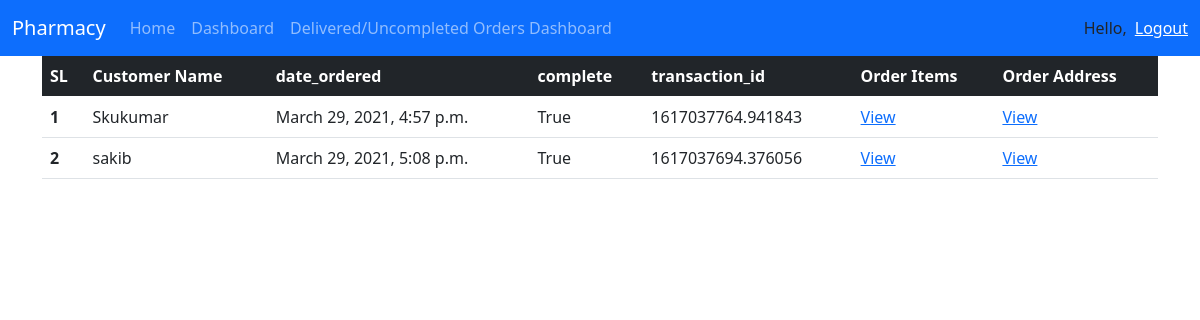
Before: /pharmacy/dashboard (signed in) with the older database file.
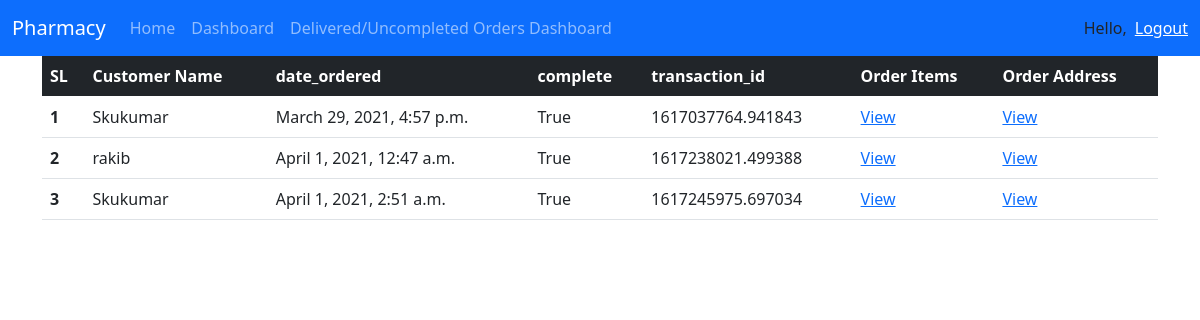
After: the same page with the newer database file.
### pharmacy/models.py (models this page shows, shortened)
class Order(models.Model):
    customer = models.ForeignKey(
        Customer, on_delete=models.SET_NULL, null=True, blank=True)
    shop = models.ForeignKey(
        Pharmacy, on_delete=models.CASCADE, null=True, blank=True, default="")
    date_ordered = models.DateTimeField(auto_now_add=True)
    complete = models.BooleanField(default=False)
    transaction_id = models.CharField(max_length=100, null=True)
    delivary_status = models.BooleanField(default=False)

class Customer(models.Model):
    user = models.OneToOneField(
        User, null=True, blank=True, on_delete=models.CASCADE)
    name = models.CharField(default='', max_length=200, null=True, blank=True)
    email = models.CharField(default='', blank=True, max_length=200, null=True)
    phone = models.CharField(default='', blank=True, max_length=200, null=True)
    profile_pic = models.ImageField(
        default="profile1.png", null=True, blank=True)
    date_created = models.DateTimeField(auto_now_add=True, null=True)
    def __str__(self):
        return self.name

### pharmacy/views.py (the view)
# urls.py: path('pharmacy/dashboard', views.pharmacyDashboard, name="pharmacy_dashboard"),
def pharmacyDashboard(request):
    user = request.user
    print(user)
    pharmecy = Pharmacy.objects.get(user=user)
    print(pharmecy)
    orders = Order.objects.filter(shop=pharmecy)
    orders = orders.filter(delivary_status=False).filter(
        complete=True).order_by('date_ordered')
    total_orders = orders.count()
    context = {'user': user, 'orders': orders, 'total_orders': total_orders}
    return render(request, 'pharmacy/pharmacyDashboard.html', context)

### pharmacy/models.py (called while the page is built)
    def __str__(self):
        return self.shop_name

### pharmacy/templates/pharmacy/pharmacyDashboard.html
{%extends 'pharmacy/pharmacyBase.html'%}
{%block content%}
<div class="container">
    <table class="table">
        <thead>
            <tr class="table table-dark">
                <th scope="col">SL</th>
                <th scope="col">Customer Name</th>
                <th scope="col">date_ordered</th>
                <th scope="col">complete</th>
                <th scope="col">transaction_id</th>
                <th scope="col">Order Items</th>
                <th scope="col">Order Address</th>
            </tr>
        </thead>
        <tbody>
            {% for order in orders %}
            <tr>
                <th scope="row">{{forloop.counter}}</th>
                <td>{{order.customer}}</td>
                <td>{{order.date_ordered}}</td>
                <td>{{order.complete}}</td>
                <td>{{order.transaction_id}}</td>
                <td><a href="{%url 'pharmacy_dashboard_order_items' order.id %}">View</a></td>
                <td><a href="{%url 'pharmacy_dashboard_order_address' order.id %}">View</a></td>
            </tr>
            {%endfor%}
        </tbody>
    </table>
</div>
{%endblock%}

### pharmacy/templates/pharmacy/pharmacyBase.html (shortened to what this page needs)
<!doctype html>
<html lang="en">
<head>
    <link href="https://cdn.jsdelivr.net/npm/bootstrap@5.0.0-beta1/dist/css/bootstrap.min.css" rel="stylesheet"
>
</head>
<body>
    {%include "pharmacy/pharmacyNavbar.html" %}
    {%block content%}
    {%endblock%}
</body>
</html>

### pharmacy/templates/pharmacy/pharmacyNavbar.html (shortened to what this page needs)
<nav class="navbar navbar-expand-lg navbar-dark bg-primary">
    <div class="container-fluid">
        <a class="navbar-brand" href="#">Pharmacy</a>
        <div class="collapse navbar-collapse" id="navbarText">
            <ul class="navbar-nav me-auto mb-2 mb-lg-0">
                <li class="nav-item">
                    <a class="nav-link " aria-current="page" href="{% url 'pharmacy_home'%}">Home</a>
                </li>
                <li class="nav-item">
                    <a class="nav-link " href="{% url 'pharmacy_dashboard' %}">Dashboard</a>
                </li>
                <li class="nav-item">
                    <a class="nav-link " href="{% url 'pharmacy_delivered_dashboard' %}">Delivered/Uncompleted Orders
                        Dashboard</a>
                </li>
            </ul>
        </div>
        <span class="hello-msg">Hello,</span>
        <span><a class="hello-msg text-white ms-2" href="{% url 'pharmacy_logout' %}">Logout</a></span>
    </div>
</nav>

Changed rows visible on the page:
no longer on this page (row edited): Order: customer "sakib", date_ordered "March 29, 2021, 5:08 p.m.", complete "True", transaction_id "1617037694.376056"
added Order: customer "rakib", date_ordered "April 1, 2021, 12:47 a.m.", complete "True", transaction_id "1617238021.499388"
added Order: customer "Skukumar", date_ordered "April 1, 2021, 2:51 a.m.", complete "True", transaction_id "1617245975.697034"
